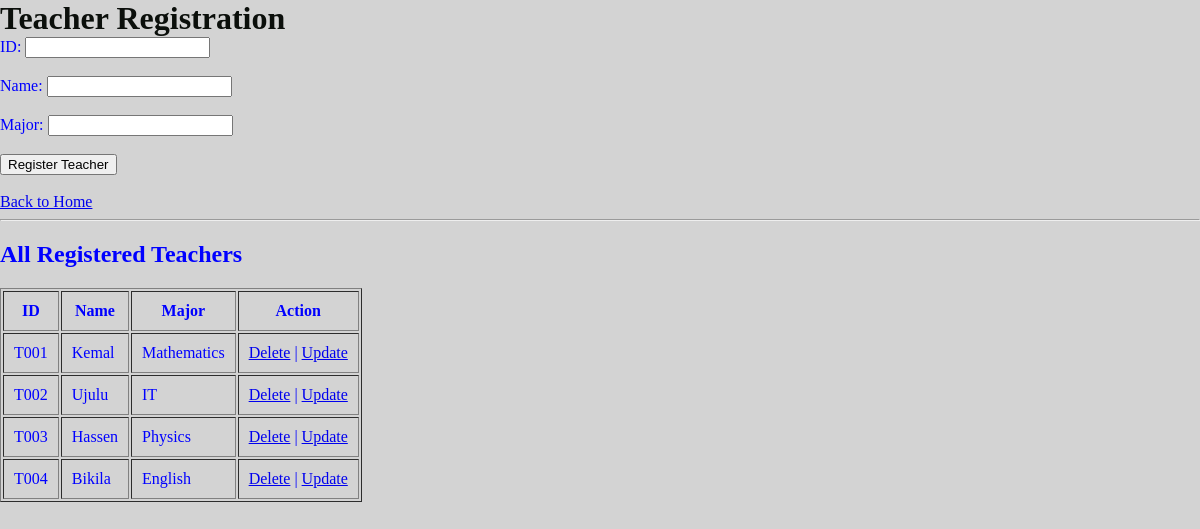
Screenshot of /school_site/teacher.php (signed in) with the database file from the repository.
### tables this page shows
CREATE TABLE `teach_table` (
  `t_id` varchar(10) NOT NULL,
  `t_name` varchar(50) DEFAULT NULL,
  `major` varchar(50) DEFAULT NULL
);

### school_site/teacher.php (the view, shortened to what this page needs)
<?php
include 'db.php';
$edit_id = "";
$edit_name = "";
$edit_major = "";
$update = false;
?>
<!DOCTYPE html>
<html>
<head>
    <link rel="stylesheet" href="style.css">
</head>
<body>
<h1>Teacher Registration</h1>
<form method="post">
    ID: <input type="text" name="id" value="<?php echo $edit_id; ?>" <?php echo $update ? 'readonly' : ''; ?> required><br><br>
    Name: <input type="text" name="name" value="<?php echo $edit_name; ?>" required><br><br>
    Major: <input type="text" name="major" value="<?php echo $edit_major; ?>" required><br><br>
    <?php if($update): ?>
        <input type="submit" name="update" value="Update Teacher">
    <?php else: ?>
        <input type="submit" name="save" value="Register Teacher">
    <?php endif; ?>
</form>
<br>
<a href="index.php">Back to Home</a>
<hr>
<h2>All Registered Teachers</h2>
<?php
$result = $conn->query("SELECT * FROM teach_table");
if($result->num_rows > 0){
    echo "<table border='1' cellpadding='10'>";
    echo "<tr>
            <th>ID</th>
            <th>Name</th>
            <th>Major</th>
            <th>Action</th>
          </tr>";
    while($row = $result->fetch_assoc()){
        echo "<tr>
                <td>".$row['t_id']."</td>
                <td>".$row['t_name']."</td>
                <td>".$row['major']."</td>
                <td>
                    <a href='teacher.php?delete=".$row['t_id']."'
                       onclick=\"return confirm('Are you sure you want to delete this teacher?')\">Delete</a>
                    |
                    <a href='teacher.php?edit=".$row['t_id']."'>Update</a>
                </td>
              </tr>";
    }
    echo "</table>";
} else {
    echo "No teachers found.";
}
?>
</body>
</html>

### school_site/style.css (style rules this page uses)
body { background-color: lightgrey; font-family: verdana; color: blue; margin: 0px; padding: 0px; }
h1 { color: rgb(11, 15, 11); margin: 0; }

### rows the page displays
teach_table: t_id "T001", t_name "Kemal", major "Mathematics"
teach_table: t_id "T002", t_name "Ujulu", major "IT"
teach_table: t_id "T003", t_name "Hassen", major "Physics"
teach_table: t_id "T004", t_name "Bikila", major "English"
